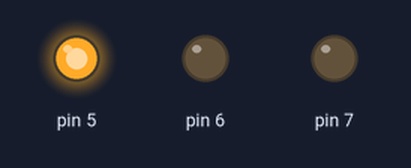
Bench run of a sketch on a simulated Arduino Uno, built with avr-gcc and run on an emulated ATmega328P. On the bench: output pins drawn as LEDs (lit = HIGH).

Above: at 0.5 s.
At 1.5 s:
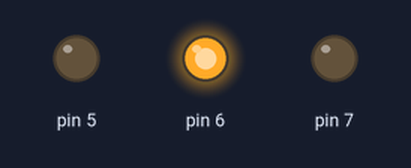
At 2.5 s:
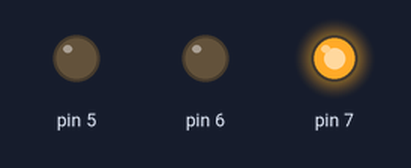
At 3.5 s:
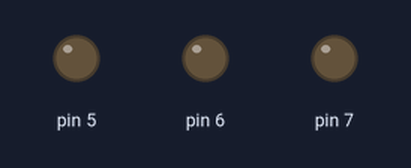
Timing chart, 0 to 5.2 s (numbered marks = the images above):
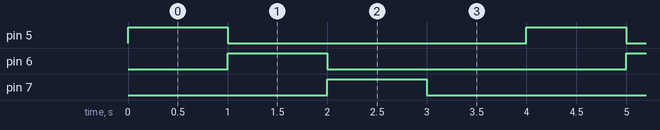

Measured:
- by itself, pin 5–7: alternates HIGH for 1.0 s and LOW for 3.0 s
- by itself, everything shown: repeats every 4.0 s, in 4 steps

The sketch:

State_machine.ino
```cpp
void setup() {
  // put your setup code here, to run once:
  pinMode(5,OUTPUT);
  pinMode(6,OUTPUT);
  pinMode(7,OUTPUT);

}

void loop() {
    int state = 1;
    switch (state){
    case 1:
      digitalWrite(5, HIGH);
      delay(1000);
      digitalWrite(5, LOW);
    case 2:
      digitalWrite(6, HIGH);
      delay(1000);
      digitalWrite(6, LOW);
    case 3:
      digitalWrite(7, HIGH);
      delay(1000);
      digitalWrite(7, LOW);
    default:
    digitalWrite(5, LOW);
    digitalWrite(6, LOW);
    digitalWrite(7, LOW);
    delay(1000);
    }

}
```
